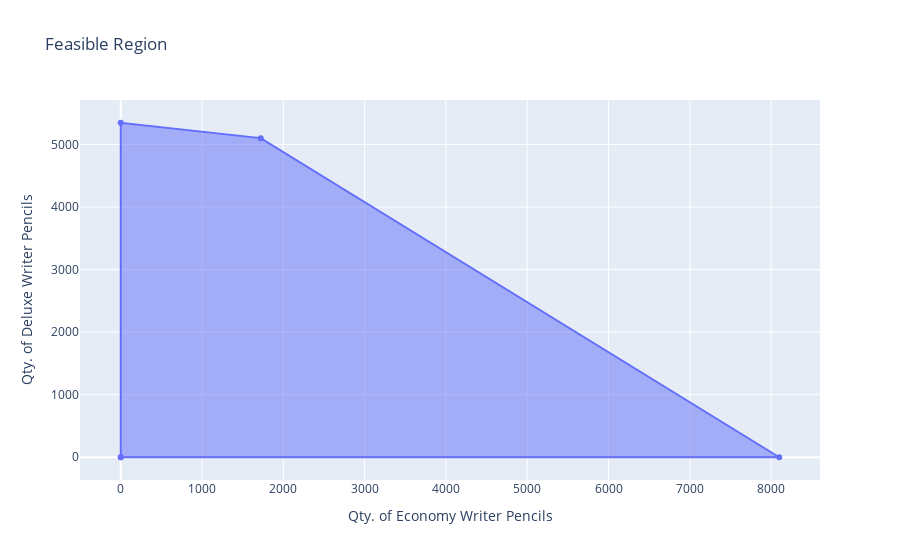

Source (notebook cell):
### Code cell
feasible_region = go.Scatter(
    x = [0,0,shaping_asbly_intercept[0], asbly_economy_intercept, 0],
    y = [0,shaping_deluxe_intercept,shaping_asbly_intercept[1], 0, 0],
    fill = 'toself',
    name ='Feasible Region'
)

layout['title']['text'] = 'Feasible Region'

fig = go.Figure(data=[feasible_region], layout=layout)
iplot(fig)

### Figure 1 — Plotly figure (JSON) as saved in the notebook; plotly's stock layout.template omitted (floating-point values rounded to 4 significant figures)
{"data": [{"fill": "toself", "name": "Feasible Region", "type": "scatter", "x": [0, 0, 1722.0, 8100, 0], "y": [0, 5349.0, 5103.0, 0, 0]}], "layout": {"autosize": true, "title": {"text": "Feasible Region"}, "xaxis": {"autorange": true, "range": [-476.1, 8576.0], "title": {"text": "Qty. of Economy Writer Pencils"}, "type": "linear"}, "yaxis": {"autorange": true, "range": [-357.3, 5706.0], "title": {"text": "Qty. of Deluxe Writer Pencils"}, "type": "linear"}}}
